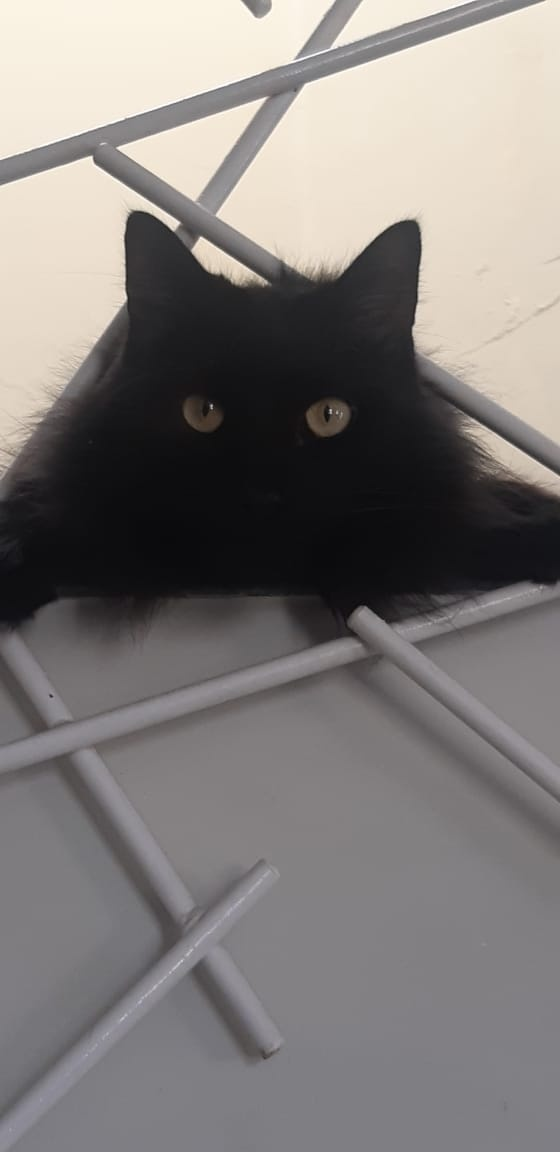
#> input picture images/zuky.jpeg, 560 x 1152 px, found by its file name
$ python atividade2.py
#> lines starting #> are read from the running program, lines starting #| are printed output that depends on the picture
import cv2
import numpy as np
import time
import os

IMAGEM_PATH = 'images/zuky.jpeg'
IMAGE_BLUE_OUTPUT = 'resultImages/result_blue.jpg'
IMAGE_GRADIENT_OUTPUT = 'resultImages/result_gradient.jpg'
IMAGE_GREEN_DIAGONAL_OUTPUT = 'resultImages/result_green_diagonal.jpg'
IMAGE_OPTIMIZED_GRADIENT_OUTPUT = 'resultImages/result_optimized_gradient.jpg'

def load_image(path):
#> called with path = 'images/zuky.jpeg'
    if not os.path.exists(path):
        print(f"ERROR: File not found at path: {path}")
        return None

    image = cv2.imread(path, cv2.IMREAD_COLOR)
#> image is the input picture: shape (1152, 560, 3); mean B, G, R 121.9, 124, 128.3

    if image is None:
        print(f"ERROR: Could not load the image from {path}.")
        return None

    print(f"Image loaded successfully. Dimensions: {image.shape} (Height, Width, Channels)")
#| Image loaded successfully. Dimensions: (1152, 560, 3) (Height, Width, Channels)
    return image

def show_image(title, image):
    cv2.imshow(title, image)
    cv2.waitKey(0)

def save_image(name, image):
    cv2.imwrite(name, image)
    print(f"Result saved as '{name}'.")

# -----------------------------------------------------

original_image = load_image(IMAGEM_PATH)
if original_image is None:
    exit()

height, width, channels = original_image.shape
#> height = 1152; width = 560; channels = 3

# -----------------------------------------------------

print("\n--- Question 1: Pure Blue Image (SLOW Loops) ---")
blue_image_slow = original_image.copy()

start_time = time.time()

for y in range(height):
    for x in range(width):
        blue_image_slow[y, x] = (255, 0, 0)
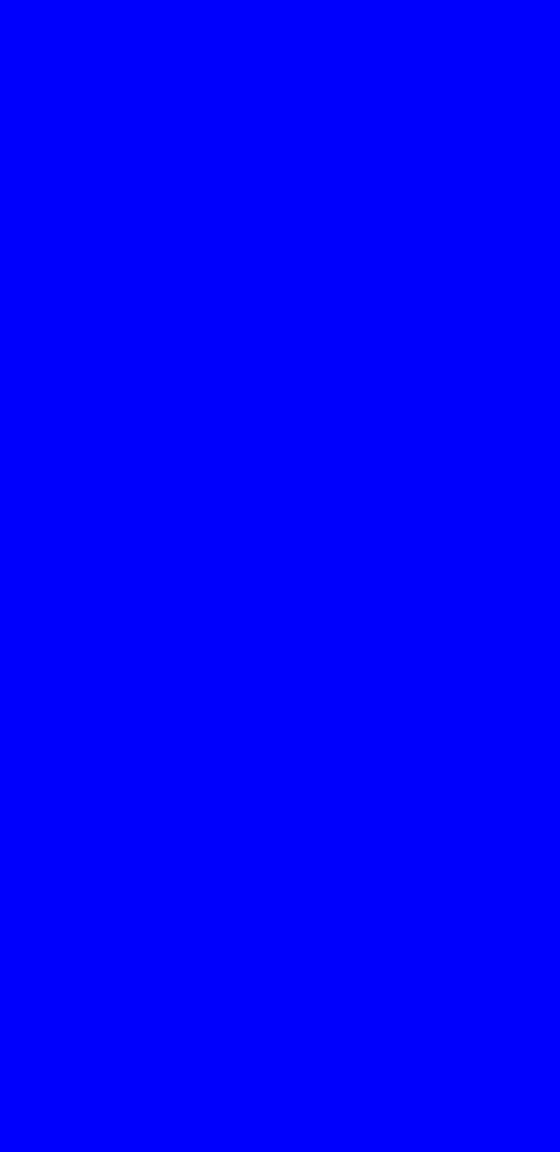
#> blue_image_slow: shape (1152, 560, 3); mean B, G, R 255, 0, 0

end_time = time.time()
time_q1 = end_time - start_time
print(f"Execution time (Loops): {time_q1:.6f} seconds")

save_image(IMAGE_BLUE_OUTPUT, blue_image_slow)


# -----------------------------------------------------

print("\n--- Question 2: Optimized Solution (FAST NumPy) ---")
blue_image_fast = original_image.copy()

start_time = time.time()

blue_image_fast[:] = (255, 0, 0)

end_time = time.time()
time_q2 = end_time - start_time
print(f"Execution time (NumPy): {time_q2:.6f} seconds")
print(f"Speedup (Q1/Q2): {time_q1/time_q2:.1f}x")


# -----------------------------------------------------

print("\n--- Question 3: Color Gradient (SLOW Loops) ---")
gradient_image_slow = original_image.copy()

start_time = time.time()

for y in range(height):
    for x in range(width):
        blue = x % 256
        green = y % 256
        red = x % 256

        gradient_image_slow[y, x] = (blue, green, red)
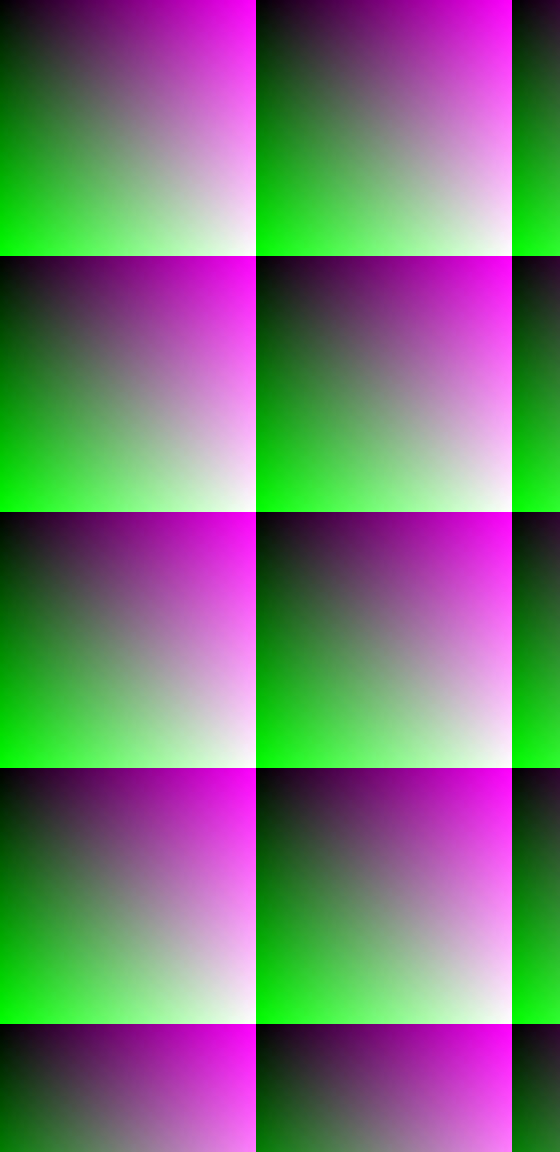
#> gradient_image_slow: shape (1152, 560, 3); mean B, G, R 118.6, 120.4, 118.6

end_time = time.time()
time_q3 = end_time - start_time
print(f"Execution time (Loops): {time_q3:.6f} seconds")

save_image(IMAGE_GRADIENT_OUTPUT, gradient_image_slow)


# -----------------------------------------------------

print("\n--- Question 4: Modification (Diagonal Green) ---")
green_diagonal_image = np.zeros_like(original_image)

start_time = time.time()

for y in range(height):
    for x in range(width):
        green_value = (x + y) % 256
        green_diagonal_image[y, x, 1] = green_value
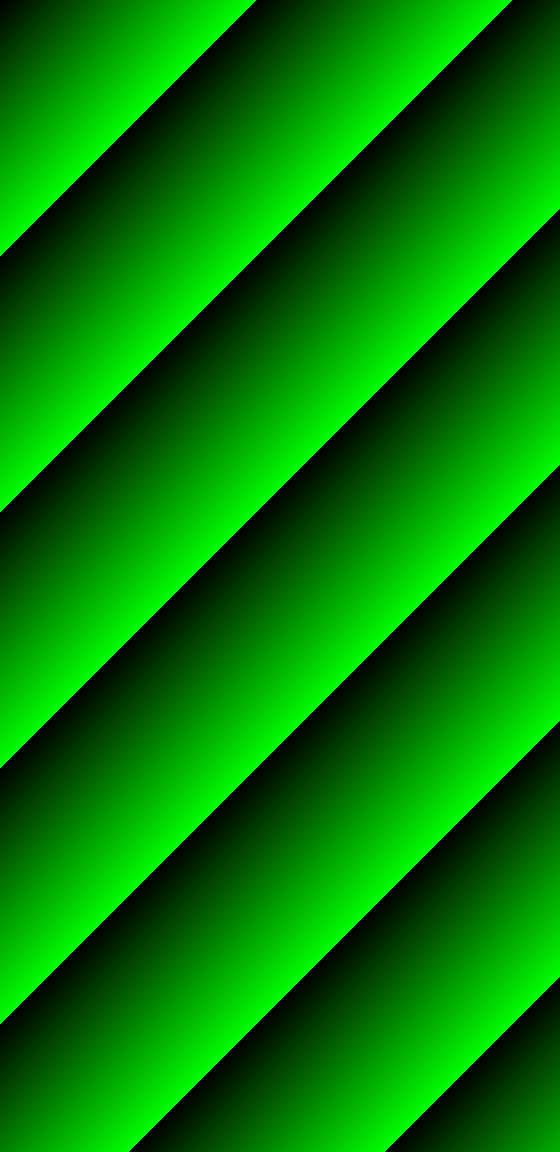
#> green_diagonal_image: shape (1152, 560, 3); mean of channels 0, 1, 2 0, 127.1, 0; drawn as B, G, R

end_time = time.time()
print(f"Execution time (Loops): {end_time - start_time:.6f} seconds")

save_image(IMAGE_GREEN_DIAGONAL_OUTPUT, green_diagonal_image)


# -----------------------------------------------------

print("\n--- Question 5: Optimized Gradient (NumPy) ---")
optimized_gradient_image = np.zeros_like(original_image, dtype=np.uint8)

start_time = time.time()

Y_coords, X_coords = np.mgrid[0:height, 0:width]

B_channel = (X_coords % 256).astype(np.uint8)
G_channel = (Y_coords % 256).astype(np.uint8)
R_channel = (X_coords % 256).astype(np.uint8)

optimized_gradient_image = np.stack([B_channel, G_channel, R_channel], axis=2)

end_time = time.time()
time_q5 = end_time - start_time
print(f"Execution time (Optimized NumPy): {time_q5:.6f} seconds")
print(f"Speedup (Q3/Q5): {time_q3/time_q5:.1f}x")

save_image(IMAGE_OPTIMIZED_GRADIENT_OUTPUT, optimized_gradient_image)


# -----------------------------------------------------

cv2.destroyAllWindows()

print("\n--- EXERCISES COMPLETE ---")
print(f"Check the output files: {IMAGE_BLUE_OUTPUT}, {IMAGE_GRADIENT_OUTPUT}, {IMAGE_GREEN_DIAGONAL_OUTPUT}, {IMAGE_OPTIMIZED_GRADIENT_OUTPUT}")
